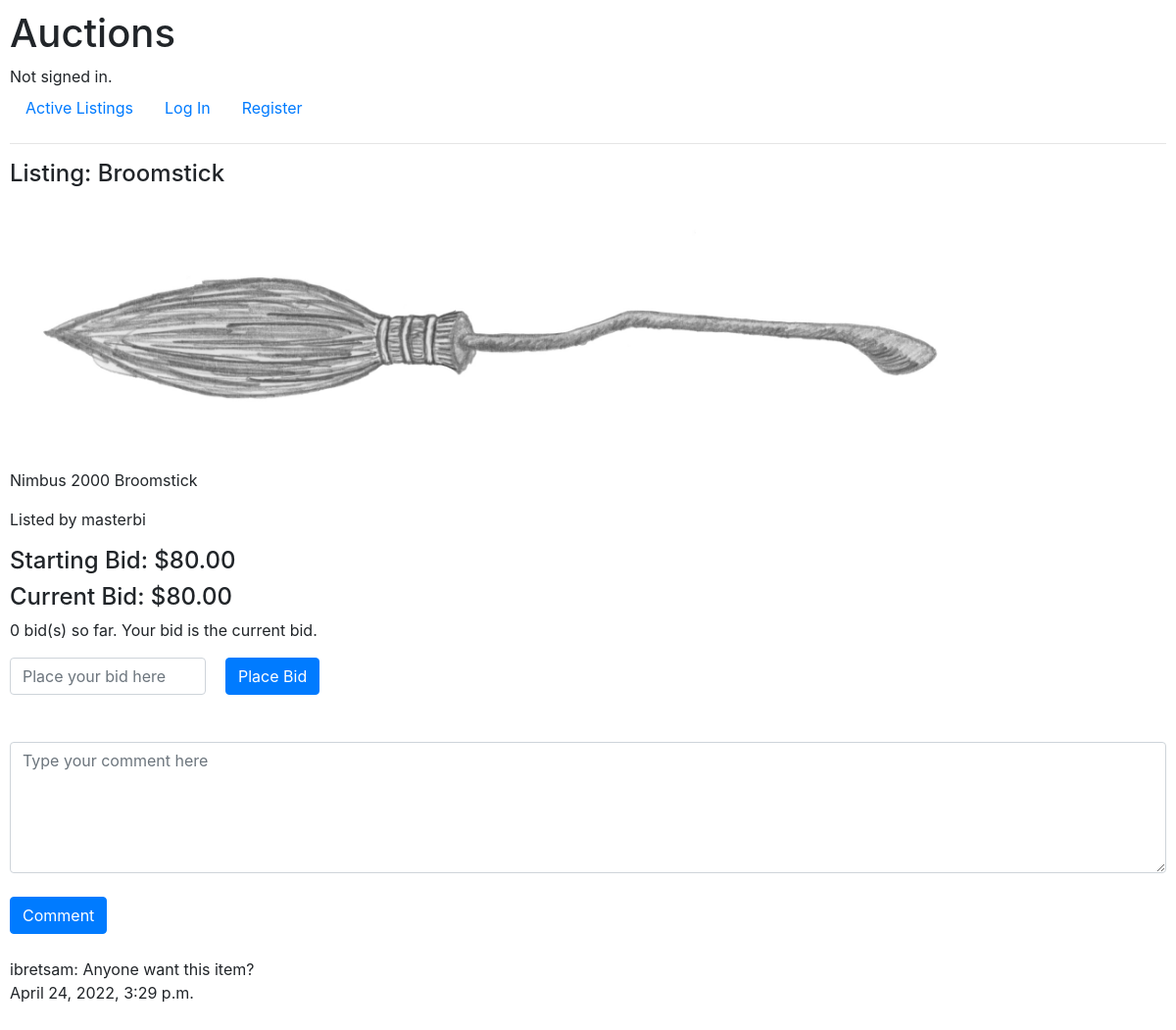
/listings/1, run on an earlier commit of the app's database.
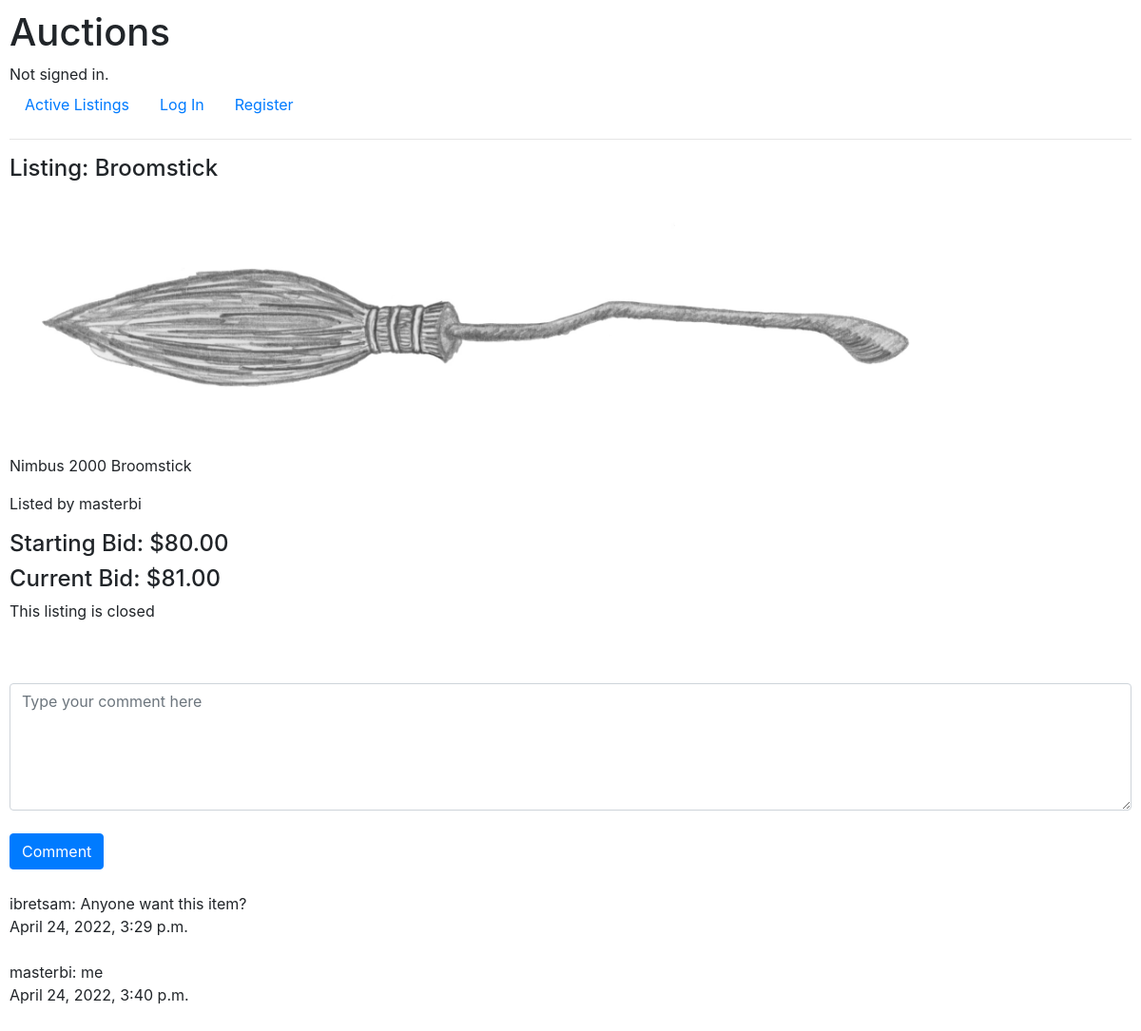
And on a later commit of the database.
### auctions/models.py (models this page shows, shortened)
class Product(models.Model):
    name = models.CharField(max_length=256)
    price = models.DecimalField(max_digits=6, decimal_places=2)
    description = models.TextField(default='', blank=True)
    image = models.ImageField(upload_to='auctions/media', null = True)
    created_at = models.DateTimeField(auto_now_add=True)
    updated_at = models.DateTimeField(auto_now=True)
    close = models.BooleanField(default=False)
    created_by = models.ForeignKey(User, on_delete=models.CASCADE, related_name="user_created", default=1)

class Comment(models.Model):
    user = models.ForeignKey(User, on_delete=models.CASCADE, related_name="user_comment")
    product = models.ForeignKey(Product, on_delete=models.CASCADE, related_name="product_comment")
    comment = models.TextField(blank=False)
    date = models.DateTimeField(auto_now_add=True)
    def __str__(self):
        return f"{self.user}: {self.comment}"

class User(AbstractUser):
    def __str__(self):
        return f"{self.username}"

### auctions/views.py (the view)
# urls.py: path("listings/<int:product_id>", views.listings, name="listings"),
def listings(request, product_id):
    listings = Product.objects.get(pk=product_id)
    BidList = listings.product_bids.values_list("bid", flat=True)
    BidderList = list(listings.product_bids.values_list("user_id", flat=True))
    CommentList = listings.product_comment.all()
    if not BidderList:
        winner = "No one has bid on this listing"
    else:
        winner = User.objects.get(pk = BidderList[-1])
    if not BidList:
        maxBidPrice = listings.price
    else:
        maxBidPrice = float(max(BidList))
    if listings is not None:
        return render(request,'auctions/listings.html', {
            'listings': listings,
            'bidding_history': listings.product_bids.all(),
            'maxBidPrice': format(maxBidPrice,".2f"),
            'winner': winner,
            'commentList': CommentList
            })
    else:
        raise Http404('Product does not exist')

### auctions/templates/auctions/listings.html (shortened to what this page needs)
{% extends "auctions/layout.html" %}
{% block body %}
    <h4>Listing: {{listings.name}}</h4>
    <img src="{{listings.image.url}}" style="max-width: 1000px; max-height: 500px">
    <p>{{listings.description}}</p>
    <p>Listed by {{ listings.created_by }}</p>
    <h4>Starting Bid: ${{listings.price}}</h4>
    <h4>Current Bid: ${{maxBidPrice}}</h4>
    {% if listings.close == False %}
        <p>
            {{ bidding_history.count }} bid(s) so far. Your bid is the current bid.
        </p>
        <form action="{% url 'auctions:bidding' listings.id %}" method="POST" style="display: flex;">
            <input style="width: 200px; margin-right: 20px" type="number" class="form-control" name="bidding" placeholder="Place your bid here">
            <br>
            <input type="submit" value="Place Bid" class="btn btn-primary">
        </form>
    {% else %}
        <p>This listing is closed</p>
    {% endif %}
    <br>
    <br>
    <form action="{% url 'auctions:comment' listings.id %}" method="POST">
        <textarea name="comment" class="form-control" cols="200" rows="5" placeholder="Type your comment here"></textarea>
        <br>
        <input type="submit" value="Comment" class="btn btn-primary">
    </form>
    <br>
    {% for comment in commentList %}
        {{ comment }} <br> {{ comment.date }}<br> <br>
    {% endfor %}
{% endblock %}

What changed in the data, as far as the page shows it:
changed Product "Broomstick": close False → True (drawn); count "0" → (not shown)
added Comment: user+comment "masterbi: me", date "April 24, 2022, 3:40 p.m."
Also different on the page:
{{ maxBidPrice }}: "80.00" → "81.00"
form field value: "Place Bid" → (not shown)
text no longer shown: "bid(s) so far. Your bid is the current bid."
text now shown: "This listing is closed"
